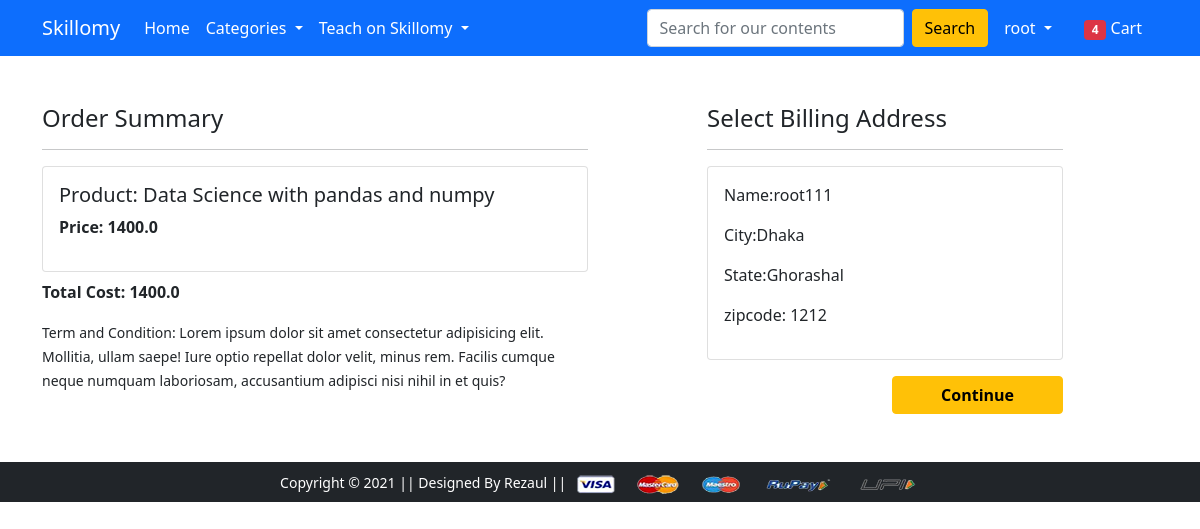
/checkout/ (signed in), run on an earlier commit of the app's database.
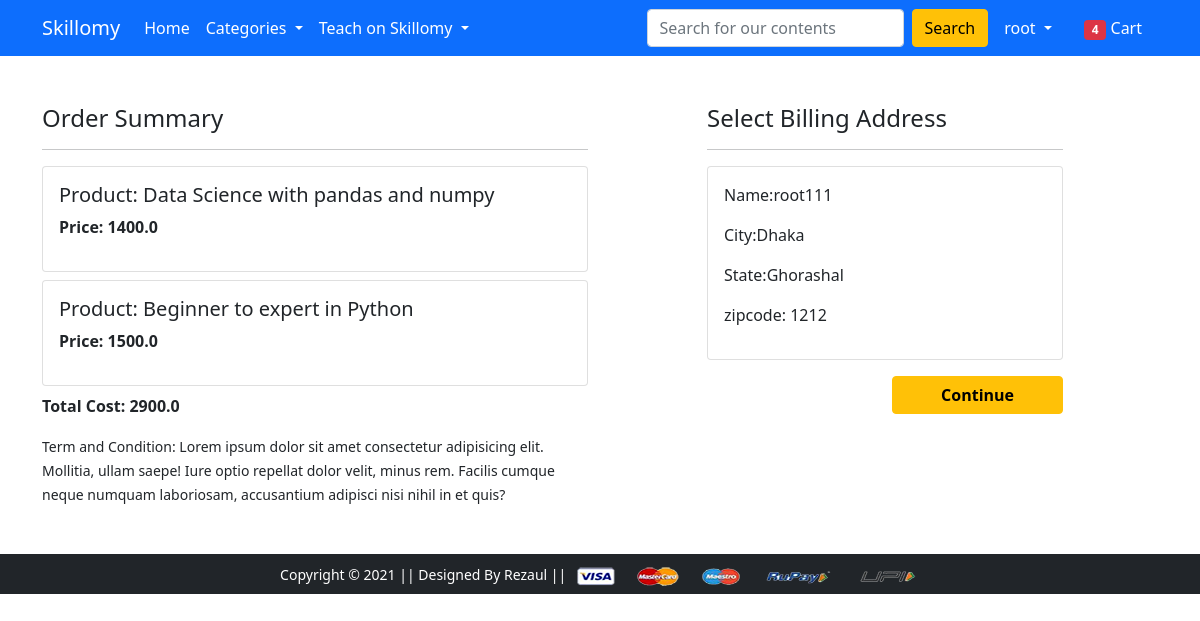
And on a later commit of the database.
### app/models.py (models this page shows, shortened)
class Cart(models.Model):
	user=models.ForeignKey(User, on_delete=models.CASCADE)
	course=models.ForeignKey(Product,on_delete=models.CASCADE)
	quantity=models.PositiveIntegerField(default=1)
	@property
	def total_cost(self):
		return self.course.discounted_price

class Product(models.Model):
	title=models.CharField(max_length=50)
	selling_price= models.FloatField()
	discounted_price=models.FloatField()
	description=models.CharField(max_length=200)
	category=models.CharField(choices=CATEGORY_CHOICES, max_length=2)
	product_image=models.ImageField(upload_to='productimg')

class Customer(models.Model):
	user=models.ForeignKey(User,on_delete=models.CASCADE)
	name=models.CharField(max_length=50, default="root")
	biography=CharField(max_length=100,default="N/A")
	language=CharField(choices=LANGUAGE_CHOICES,max_length=7,default="English")
	city=models.CharField(max_length=20,default="Dhaka")
	website=models.CharField(max_length=20,default="N/A")
	zipcode=models.IntegerField(default="zipcode")
	state=models.CharField(choices=STATE_CHOICES,max_length=50,default="Dhaka")

### app/views.py (the view)
# urls.py: path('checkout/', views.checkout, name='checkout'),
def checkout(request):
	user=request.user
	address=Customer.objects.filter(user=user)
	cart_item=Cart.objects.filter(user=user)
	ammount=0.0
	total_ammount=0.0
	cart_product=[p for p in Cart.objects.all() if p.user==request.user]
	if cart_product:
		for p in cart_product:
			tempammount=(p.quantity * p.course.discounted_price)
			total_ammount+=tempammount
	return render(request, 'app/checkout.html',{'address':address,'total_ammount':total_ammount,'cart_item':cart_item})

### app/templates/app/checkout.html (shortened to what this page needs)
{% extends 'app/base.html' %}
{% load static %}
{% block main-content %}
<div class="container">
 <div class="row mt-5">
  <div class="col-sm-6">
    <h4>Order Summary</h4>
    <hr>
    {% for items in cart_item %}
      <div class="card mb-2">
        <div class="card-body">
          <h5>Product: {{items.course.title}}</h5>
          <p class="fw-bold">Price: {{items.total_cost}}</p>
        </div>
      </div>
      {% endfor %}
      <p class="fw-bold">Total Cost: {{total_ammount}}</p>
    <small>Term and Condition: Lorem ipsum dolor sit amet consectetur adipisicing elit. Mollitia, ullam saepe! Iure optio repellat dolor velit, minus rem. Facilis cumque neque numquam laboriosam, accusantium adipisci nisi nihil in et quis?</small>
  </div>
  <div class="col-sm-4 offset-sm-1">
    <h4>Select Billing Address</h4>
    <hr>
    <form action="">
      {% for ad in address %}
      <div class="card">
        <div class="card-body">
        <p>Name:{{ad.name}}</p>
        <p>City:{{ad.city}}</p>
        <p>State:{{ad.state}}</p>
        <p>zipcode: {{ad.zipcode}}</p>
        </div>
      </div>
        <div class="text-end">
          <button type="submit" class="btn btn-warning mt-3 px-5 fw-bold">Continue</button>
        </div>
        {% endfor %}
      </form>
    </div>
  </div>
</div>
{% endblock main-content %}

What changed in the data, as far as the page shows it:
added Cart: course "Beginner to expert in Python", total_cost "1500.0"
Also different on the page:
{{ total_ammount }}: "1400.0" → "2900.0"
